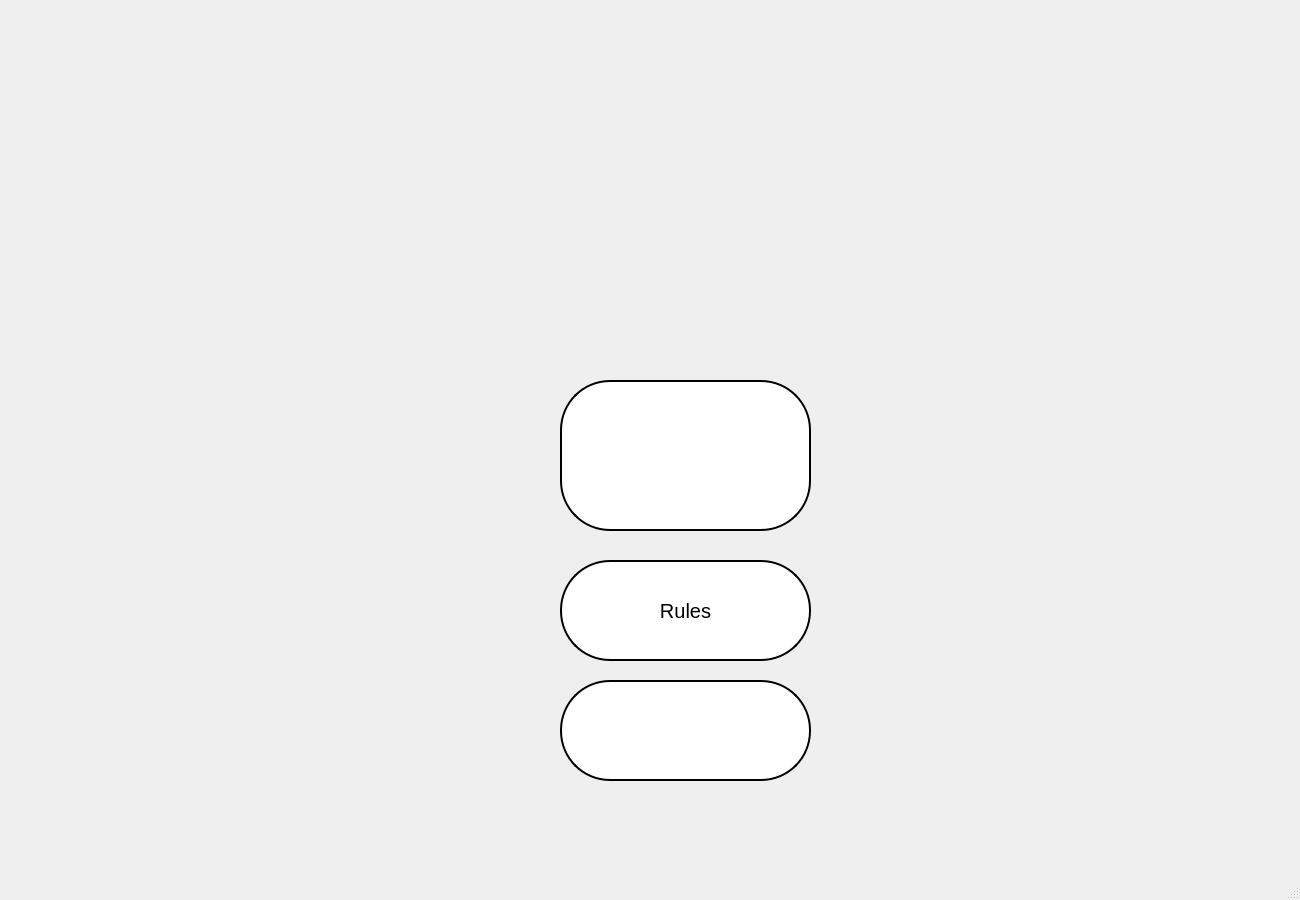
<?xml version="1.0" encoding="UTF-8"?>
<ui version="4.0">
 <class>MainWindow</class>
 <widget class="QMainWindow" name="MainWindow">
  <property name="enabled">
   <bool>true</bool>
  </property>
  <property name="geometry">
   <rect>
    <x>0</x>
    <y>0</y>
    <width>1300</width>
    <height>900</height>
   </rect>
  </property>
  <property name="windowTitle">
   <string>MainWindow</string>
  </property>
  <property name="styleSheet">
   <string notr="true">QPushButton {
	border: 2px solid black;
	border-radius: 50px;
	background: white;
}</string>
  </property>
  <widget class="QWidget" name="centralwidget">
   <widget class="QPushButton" name="play">
    <property name="geometry">
     <rect>
      <x>560</x>
      <y>380</y>
      <width>251</width>
      <height>151</height>
     </rect>
    </property>
    <property name="text">
     <string/>
    </property>
    <property name="icon">
     <iconset>
      <normaloff>data/play.png</normaloff>data/play.png</iconset>
    </property>
    <property name="iconSize">
     <size>
      <width>100</width>
      <height>100</height>
     </size>
    </property>
   </widget>
   <widget class="QPushButton" name="title">
    <property name="geometry">
     <rect>
      <x>220</x>
      <y>80</y>
      <width>911</width>
      <height>221</height>
     </rect>
    </property>
    <property name="styleSheet">
     <string notr="true">background: transparent;
border: none;</string>
    </property>
    <property name="text">
     <string/>
    </property>
    <property name="icon">
     <iconset>
      <normaloff>data/title.png</normaloff>data/title.png</iconset>
    </property>
    <property name="iconSize">
     <size>
      <width>300</width>
      <height>300</height>
     </size>
    </property>
   </widget>
   <widget class="QPushButton" name="play_2">
    <property name="geometry">
     <rect>
      <x>560</x>
      <y>560</y>
      <width>251</width>
      <height>101</height>
     </rect>
    </property>
    <property name="font">
     <font>
      <pointsize>15</pointsize>
     </font>
    </property>
    <property name="text">
     <string>Rules</string>
    </property>
    <property name="iconSize">
     <size>
      <width>100</width>
      <height>100</height>
     </size>
    </property>
   </widget>
   <widget class="QPushButton" name="play_3">
    <property name="geometry">
     <rect>
      <x>560</x>
      <y>680</y>
      <width>251</width>
      <height>101</height>
     </rect>
    </property>
    <property name="font">
     <font>
      <pointsize>20</pointsize>
     </font>
    </property>
    <property name="text">
     <string/>
    </property>
    <property name="icon">
     <iconset>
      <normaloff>data/set2.svg</normaloff>data/set2.svg</iconset>
    </property>
    <property name="iconSize">
     <size>
      <width>50</width>
      <height>50</height>
     </size>
    </property>
   </widget>
   <widget class="QPushButton" name="pushButton_2">
    <property name="geometry">
     <rect>
      <x>0</x>
      <y>730</y>
      <width>171</width>
      <height>131</height>
     </rect>
    </property>
    <property name="styleSheet">
     <string notr="true">background: transparent;
border: none;</string>
    </property>
    <property name="text">
     <string/>
    </property>
   </widget>
   <widget class="QPushButton" name="pushButton_3">
    <property name="geometry">
     <rect>
      <x>170</x>
      <y>270</y>
      <width>171</width>
      <height>131</height>
     </rect>
    </property>
    <property name="styleSheet">
     <string notr="true">background: transparent;
border: none;</string>
    </property>
    <property name="text">
     <string/>
    </property>
    <property name="icon">
     <iconset>
      <normaloff>data/enemy_ufoGreen.png</normaloff>data/enemy_ufoGreen.png</iconset>
    </property>
    <property name="iconSize">
     <size>
      <width>500</width>
      <height>500</height>
     </size>
    </property>
    <property name="shortcut">
     <string>Right</string>
    </property>
   </widget>
   <widget class="QPushButton" name="pushButton_4">
    <property name="geometry">
     <rect>
      <x>970</x>
      <y>340</y>
      <width>171</width>
      <height>131</height>
     </rect>
    </property>
    <property name="styleSheet">
     <string notr="true">background: transparent;
border: none;</string>
    </property>
    <property name="text">
     <string/>
    </property>
    <property name="icon">
     <iconset>
      <normaloff>data/enemy_ufoPurple.png</normaloff>data/enemy_ufoPurple.png</iconset>
    </property>
    <property name="iconSize">
     <size>
      <width>500</width>
      <height>500</height>
     </size>
    </property>
    <property name="shortcut">
     <string>Right</string>
    </property>
   </widget>
   <widget class="QPushButton" name="pushButton_5">
    <property name="geometry">
     <rect>
      <x>230</x>
      <y>630</y>
      <width>211</width>
      <height>191</height>
     </rect>
    </property>
    <property name="styleSheet">
     <string notr="true">background: transparent;
border: none;</string>
    </property>
    <property name="text">
     <string/>
    </property>
    <property name="icon">
     <iconset>
      <normaloff>data/towerRound_sampleF.png</normaloff>data/towerRound_sampleF.png</iconset>
    </property>
    <property name="iconSize">
     <size>
      <width>500</width>
      <height>500</height>
     </size>
    </property>
   </widget>
   <widget class="QPushButton" name="pushButton_6">
    <property name="geometry">
     <rect>
      <x>960</x>
      <y>630</y>
      <width>211</width>
      <height>231</height>
     </rect>
    </property>
    <property name="styleSheet">
     <string notr="true">background: transparent;
border: none;</string>
    </property>
    <property name="text">
     <string/>
    </property>
    <property name="icon">
     <iconset>
      <normaloff>data/towerSquare_sampleB.png</normaloff>data/towerSquare_sampleB.png</iconset>
    </property>
    <property name="iconSize">
     <size>
      <width>500</width>
      <height>500</height>
     </size>
    </property>
   </widget>
  </widget>
  <widget class="QMenuBar" name="menubar">
   <property name="geometry">
    <rect>
     <x>0</x>
     <y>0</y>
     <width>1300</width>
     <height>18</height>
    </rect>
   </property>
  </widget>
  <widget class="QStatusBar" name="statusbar"/>
 </widget>
 <resources/>
 <connections/>
</ui>
